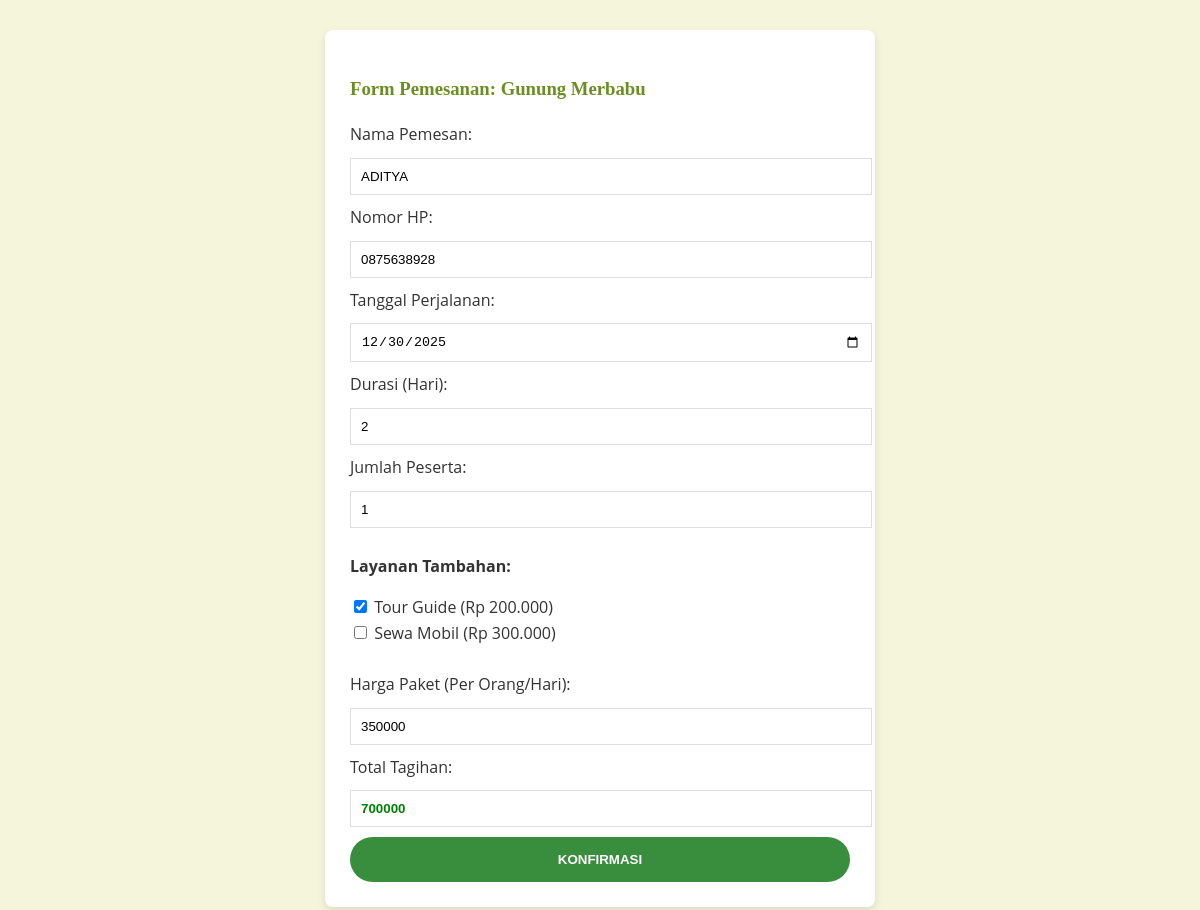
Screenshot of /pesan.php?edit=4 with the database file from the repository.
### tables this page shows
CREATE TABLE `pemesanan` (
  `id` int(11) NOT NULL,
  `nama_pemesan` varchar(100) NOT NULL,
  `nomor_hp` varchar(20) NOT NULL,
  `tanggal_pesan` date NOT NULL,
  `waktu_perjalanan` int(11) NOT NULL,
  `jumlah_peserta` int(11) NOT NULL,
  `harga_paket` decimal(15,2) NOT NULL,
  `jumlah_tagihan` decimal(15,2) NOT NULL,
  `created_at` timestamp NOT NULL DEFAULT current_timestamp(),
  `nama_wisata` varchar(100) DEFAULT NULL,
  `biaya_wisata` decimal(15,2) DEFAULT NULL,
  `tour_guide` tinyint(1) DEFAULT 0,
  `sewa_mobil` tinyint(1) DEFAULT 0
);

### pesan.php (the view, shortened to what this page needs)
<?php
include 'koneksi.php';
$wisata = $_GET['wisata'] ?? "";
$id = ""; $nama = ""; $hp = ""; $tgl = ""; $durasi = ""; $peserta = ""; $guide = 0; $mobil = 0;
$is_edit = false;
if (isset($_GET['edit'])) {
    $is_edit = true;
    $id = $_GET['edit'];
    $data = mysqli_fetch_assoc(mysqli_query($conn, "SELECT * FROM pemesanan WHERE id=$id"));
    $nama = $data['nama_pemesan']; $hp = $data['nomor_hp']; $wisata = $data['nama_wisata'];
    $biaya = $data['biaya_wisata']; $tgl = $data['tanggal_pesan']; $durasi = $data['waktu_perjalanan'];
    $peserta = $data['jumlah_peserta']; $guide = $data['tour_guide']; $mobil = $data['sewa_mobil'];
}
?>
<!DOCTYPE html>
<html lang="id">
<head>
    <link rel="stylesheet" href="style.css">
</head>
<body>
    <div class="form-box">
        <h3>Form Pemesanan: <?php echo $wisata; ?></h3>
        <form action="proses.php" method="POST">
            <label>Nama Pemesan:</label>
            <input type="text" name="nama" value="<?php echo $nama; ?>" required>
            <label>Nomor HP:</label>
            <input type="text" name="hp" value="<?php echo $hp; ?>" required>
            <label>Tanggal Perjalanan:</label>
            <input type="date" name="tanggal" value="<?php echo $tgl; ?>" required>
            <label>Durasi (Hari):</label>
            <input type="number" name="durasi" id="durasi" value="<?php echo $durasi; ?>" min="1" required>
            <label>Jumlah Peserta:</label>
            <input type="number" name="peserta" id="peserta" value="<?php echo $peserta; ?>" min="1" required>
            <p><strong>Layanan Tambahan:</strong></p>
            <input type="checkbox" name="guide" class="layanan" value="200000" <?php echo $guide ? 'checked' : ''; ?>> Tour Guide (Rp 200.000)<br>
            <input type="checkbox" name="mobil" class="layanan" value="300000" <?php echo $mobil ? 'checked' : ''; ?>> Sewa Mobil (Rp 300.000)<br><br>
            <label>Harga Paket (Per Orang/Hari):</label>
            <input type="text" name="harga_paket" id="harga_paket" readonly>
            <label>Total Tagihan:</label>
            <input type="text" name="total" id="total" readonly style="font-weight:bold; color:green;">
            <button type="submit" name="<?php echo $is_edit ? 'update' : 'simpan'; ?>" class="main-cta-button" style="width:100%; border:none; cursor:pointer;">KONFIRMASI</button>
        </form>
    </div>
</body>
</html>

### style.css (style rules this page uses)
:root { --color-primary: #6B8E23; --color-secondary: #8B4513; --color-accent: #388E3C; --color-text-dark: #333333; --color-background-light: #F5F5DC; --color-stone: #D3D3D3; }
body { font-family: 'Open Sans', sans-serif; margin: 0; padding: 0; background-color: var(--color-background-light); color: var(--color-text-dark); line-height: 1.6; }
h1, h2, h3 { font-family: 'Roboto Slab', serif; color: var(--color-primary); }
.main-cta-button { display: inline-block; background-color: var(--color-accent); color: white; padding: 15px 30px; text-decoration: none; border-radius: 50px; font-weight: 700; transition: background-color 0.3s, box-shadow 0.3s; }

### pesan.php (style rules this page uses)
.form-box { max-width: 500px; margin: 30px auto; background: white; padding: 25px; border-radius: 8px; box-shadow: 0 4px 10px rgba(0,0,0,0.1); }
input[type="text"], input[type="number"], input[type="date"] { width: 100%; padding: 10px; margin: 10px 0; border: 1px solid #ddd; }

### rows the page displays
pemesanan: nama_wisata "Gunung Merbabu", nama "ADITYA", hp "0875638928", tanggal "12/30/2025", durasi "2", peserta "1", tour_guide "☑"
